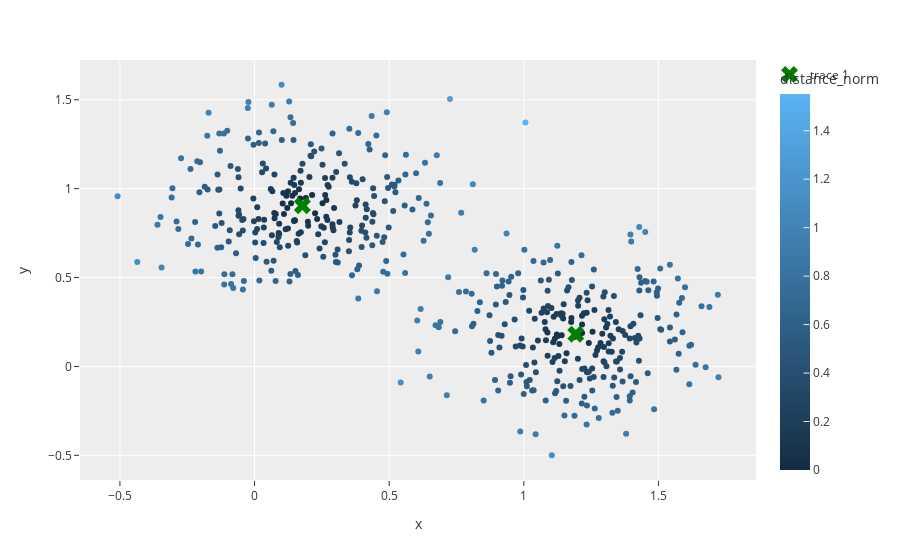

The notebook cell this image was saved under:
### Code cell
import plotly.io as pio

# Set the template to "ggplot"
pio.templates.default = "ggplot2"

# Your existing code for creating the scatter plot
fig = px.scatter(df, x="x", y="y", color="distance_norm")

# Add the centroids
fig.add_scatter(x=kmeans.cluster_centers_[:, 0],
                y=kmeans.cluster_centers_[:, 1],
                mode="markers",
                marker=dict(symbol="x", size=15, color="Green"))

# Show the plot
fig.show()

### Figure 1 — Plotly figure (JSON) as saved in the notebook; plotly's stock layout.template omitted (floating-point values rounded to 4 significant figures; data arrays with more than 128 entries replaced by an {"elided": "..."} marker saying what was removed)
{"data": [{"hovertemplate": "x=%{x}<br>y=%{y}<br>distance_norm=%{marker.color}<extra></extra>", "legendgroup": "", "marker": {"color": {"elided": "500 float values"}, "coloraxis": "coloraxis", "symbol": "circle"}, "mode": "markers", "name": "", "orientation": "v", "showlegend": false, "type": "scatter", "x": {"elided": "500 float values"}, "xaxis": "x", "y": {"elided": "500 float values"}, "yaxis": "y"}, {"marker": {"color": "Green", "size": 15, "symbol": "x"}, "mode": "markers", "type": "scatter", "x": [1.193, 0.1778], "y": [0.1815, 0.9035]}], "layout": {"coloraxis": {"colorbar": {"title": {"text": "distance_norm"}}, "colorscale": [[0, "rgb(20,44,66)"], [1, "rgb(90,179,244)"]]}, "legend": {"tracegroupgap": 0}, "margin": {"t": 60}, "xaxis": {"anchor": "y", "domain": [0, 1], "title": {"text": "x"}}, "yaxis": {"anchor": "x", "domain": [0, 1], "title": {"text": "y"}}}}
